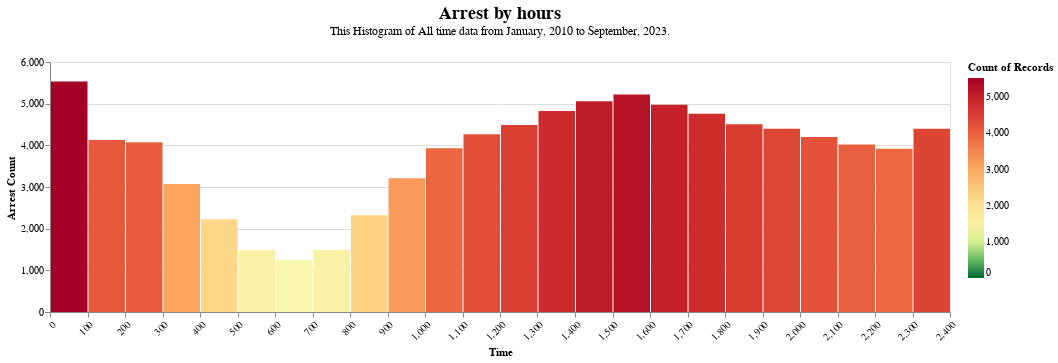

Notebook source saved alongside this figure:
### Code cell
# Histogram of Arrest Time

color_scale = alt.Scale(
    type='linear',
    scheme='redyellowgreen',
    domainMid=0,
    reverse = True
)

hist_title = f"Arrest by hours"

hist = alt.Chart(overall_time_data, title = chart_title_func(hist_title, [f"This Histogram of All time data from {min_month_year} to {max_month_year}."]))\
    .mark_bar()\
    .encode(
        alt.X("time_arr:Q", bin=alt.Bin(maxbins=30), axis=alt.Axis(labelAngle=-45), title = 'Time'),
        alt.Y('count()', title = 'Arrest Count'),
        tooltip=["count()"],
        color = alt.Color('count():N', scale=color_scale)
    ).properties(
        width=900,
        height=250
    )


hist

### Figure 1 — Vega specification as saved in the notebook (floating-point values rounded to 4 significant figures)
{"$schema": "https://vega.github.io/schema/vega/v5.json", "data": [{"name": "source_0", "values": [{"__count": 4761, "bin_maxbins_30_time_arr": 1700.0, "bin_maxbins_30_time_arr_end": 1800.0}, {"__count": 3933, "bin_maxbins_30_time_arr": 1000.0, "bin_maxbins_30_time_arr_end": 1100.0}, {"__count": 4509, "bin_maxbins_30_time_arr": 1800.0, "bin_maxbins_30_time_arr_end": 1900.0}, {"__count": 5058, "bin_maxbins_30_time_arr": 1400.0, "bin_maxbins_30_time_arr_end": 1500.0}, {"__count": 5219, "bin_maxbins_30_time_arr": 1500.0, "bin_maxbins_30_time_arr_end": 1600.0}, {"__count": 1486, "bin_maxbins_30_time_arr": 700.0, "bin_maxbins_30_time_arr_end": 800.0}, {"__count": 3916, "bin_maxbins_30_time_arr": 2200.0, "bin_maxbins_30_time_arr_end": 2300.0}, {"__count": 4269, "bin_maxbins_30_time_arr": 1100.0, "bin_maxbins_30_time_arr_end": 1200.0}, {"__count": 4398, "bin_maxbins_30_time_arr": 2300.0, "bin_maxbins_30_time_arr_end": 2400.0}, {"__count": 3211, "bin_maxbins_30_time_arr": 900.0, "bin_maxbins_30_time_arr_end": 1000.0}, {"__count": 4397, "bin_maxbins_30_time_arr": 1900.0, "bin_maxbins_30_time_arr_end": 2000.0}, {"__count": 4975, "bin_maxbins_30_time_arr": 1600.0, "bin_maxbins_30_time_arr_end": 1700.0}, {"__count": 5534, "bin_maxbins_30_time_arr": 0.0, "bin_maxbins_30_time_arr_end": 100.0}, {"__count": 1483, "bin_maxbins_30_time_arr": 500.0, "bin_maxbins_30_time_arr_end": 600.0}, {"__count": 4127, "bin_maxbins_30_time_arr": 100.0, "bin_maxbins_30_time_arr_end": 200.0}, {"__count": 4023, "bin_maxbins_30_time_arr": 2100.0, "bin_maxbins_30_time_arr_end": 2200.0}, {"__count": 3075, "bin_maxbins_30_time_arr": 300.0, "bin_maxbins_30_time_arr_end": 400.0}, {"__count": 4490, "bin_maxbins_30_time_arr": 1200.0, "bin_maxbins_30_time_arr_end": 1300.0}, {"__count": 2320, "bin_maxbins_30_time_arr": 800.0, "bin_maxbins_30_time_arr_end": 900.0}, {"__count": 4199, "bin_maxbins_30_time_arr": 2000.0, "bin_maxbins_30_time_arr_end": 2100.0}, {"__count": 4827, "bin_maxbins_30_time_arr": 1300.0, "bin_maxbins_30_time_arr_end": 1400.0}, {"__count": 2225, "bin_maxbins_30_time_arr": 400.0, "bin_maxbins_30_time_arr_end": 500.0}, {"__count": 4072, "bin_maxbins_30_time_arr": 200.0, "bin_maxbins_30_time_arr_end": 300.0}, {"__count": 1244, "bin_maxbins_30_time_arr": 600.0, "bin_maxbins_30_time_arr_end": 700.0}]}, {"name": "source_0_y_domain___count", "values": [{"min": 1244, "max": 5534}]}, {"name": "source_0_color_domain___count", "values": [{"min": 1244, "max": 5534}]}], "signals": [{"name": "bin_maxbins_30_time_arr_bins", "value": {"fields": ["time_arr"], "fname": "bin_time_arr", "start": 0.0, "step": 100.0, "stop": 2400.0}}], "marks": [{"type": "rect", "name": "marks", "from": {"data": "source_0"}, "encode": {"update": {"y": {"field": "__count", "scale": "y"}, "tooltip": {"signal": "{\"Count of Records\": format(datum[\"__count\"], \"\")}"}, "x": {"field": "bin_maxbins_30_time_arr_end", "scale": "x", "offset": {"signal": "0.5 + (abs(scale(\"x\", datum[\"bin_maxbins_30_time_arr_end\"]) - scale(\"x\", datum[\"bin_maxbins_30_time_arr\"])) < 0.25 ? 0.5 * (0.25 - (abs(scale(\"x\", datum[\"bin_maxbins_30_time_arr_end\"]) - scale(\"x\", datum[\"bin_maxbins_30_time_arr\"])))) : -0.5)"}}, "fill": {"field": "__count", "scale": "color"}, "description": {"signal": "\"Time: \" + (!isValid(datum[\"bin_maxbins_30_time_arr\"]) || !isFinite(+datum[\"bin_maxbins_30_time_arr\"]) ? \"null\" : format(datum[\"bin_maxbins_30_time_arr\"], \"\") + \" – \" + format(datum[\"bin_maxbins_30_time_arr_end\"], \"\")) + \"; Arrest Count: \" + (format(datum[\"__count\"], \"\")) + \"; Count of Records: \" + (format(datum[\"__count\"], \"\"))"}, "ariaRoleDescription": {"value": "bar"}, "x2": {"field": "bin_maxbins_30_time_arr", "scale": "x", "offset": {"signal": "0.5 + (abs(scale(\"x\", datum[\"bin_maxbins_30_time_arr_end\"]) - scale(\"x\", datum[\"bin_maxbins_30_time_arr\"])) < 0.25 ? -0.5 * (0.25 - (abs(scale(\"x\", datum[\"bin_maxbins_30_time_arr_end\"]) - scale(\"x\", datum[\"bin_maxbins_30_time_arr\"])))) : 0.5)"}}, "y2": {"value": 0, "scale": "y"}}}, "style": ["bar"]}], "scales": [{"name": "x", "type": "linear", "domain": {"signal": "[bin_maxbins_30_time_arr_bins.start, bin_maxbins_30_time_arr_bins.stop]"}, "range": [0, {"signal": "width"}], "bins": {"signal": "bin_maxbins_30_time_arr_bins"}, "zero": false}, {"name": "y", "type": "linear", "domain": [{"signal": "(data(\"source_0_y_domain___count\")[0] || {}).min"}, {"signal": "(data(\"source_0_y_domain___count\")[0] || {}).max"}], "range": [{"signal": "height"}, 0], "nice": true, "zero": true}, {"name": "color", "type": "linear", "domain": [{"signal": "(data(\"source_0_color_domain___count\")[0] || {}).min"}, {"signal": "(data(\"source_0_color_domain___count\")[0] || {}).max"}], "range": {"scheme": "redyellowgreen"}, "zero": false, "domainMid": 0, "interpolate": "hcl", "reverse": true}], "axes": [{"scale": "y", "zindex": 0, "orient": "left", "gridScale": "x", "labels": false, "grid": true, "ticks": false, "maxExtent": 0, "tickCount": {"signal": "ceil(height/40)"}, "aria": false, "domain": false, "minExtent": 0}, {"scale": "x", "title": "Time", "zindex": 0, "orient": "bottom", "grid": false, "tickCount": {"signal": "ceil(width/10)"}, "labelFlush": true, "labelAngle": 315, "labelOverlap": true, "labelBaseline": "top", "labelAlign": "right"}, {"scale": "y", "tickCount": {"signal": "ceil(height/40)"}, "orient": "left", "grid": false, "labelOverlap": true, "zindex": 0, "title": "Arrest Count"}], "title": {"text": "Arrest by hours", "orient": "top", "offset": 20, "font": "Century", "fontSize": 18, "subtitle": ["This Histogram of All time data from January, 2010 to September, 2023."], "frame": "group"}, "width": 900, "height": 250, "legends": [{"fill": "color", "gradientLength": {"signal": "clamp(height, 64, 200)"}, "title": "Count of Records"}], "background": "white", "padding": 5, "style": "cell"}
